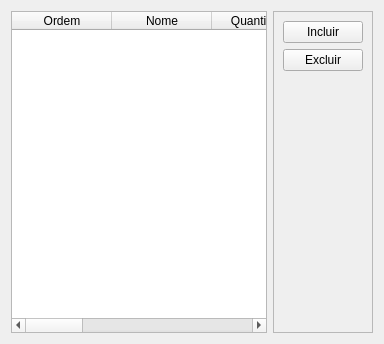
                <widget class="QWidget" name="ingredientes_receita_aba">
                 <attribute name="title">
                  <string>Ingredientes</string>
                 </attribute>
                 <layout class="QHBoxLayout" name="horizontalLayout_6">
                  <item>
                   <widget class="QTableWidget" name="tableWidget">
                    <column>
                     <property name="text">
                      <string>Ordem</string>
                     </property>
                    </column>
                    <column>
                     <property name="text">
                      <string>Nome</string>
                     </property>
                    </column>
                    <column>
                     <property name="text">
                      <string>Quantidade</string>
                     </property>
                    </column>
                    <column>
                     <property name="text">
                      <string>Tipo</string>
                     </property>
                    </column>
                    <column>
                     <property name="text">
                      <string>New Column</string>
                     </property>
                    </column>
                    <column>
                     <property name="text">
                      <string>IBU%</string>
                     </property>
                    </column>
                    <column>
                     <property name="text">
                      <string>Métrica</string>
                     </property>
                    </column>
                    <column>
                     <property name="text">
                      <string>Momento</string>
                     </property>
                    </column>
                   </widget>
                  </item>
                  <item>
                   <widget class="QFrame" name="frame_7">
                    <property name="frameShape">
                     <enum>QFrame::StyledPanel</enum>
                    </property>
                    <property name="frameShadow">
                     <enum>QFrame::Raised</enum>
                    </property>
                    <layout class="QVBoxLayout" name="verticalLayout_21">
                     <item>
                      <widget class="QPushButton" name="pushButton">
                       <property name="text">
                        <string>Incluir</string>
                       </property>
                      </widget>
                     </item>
                     <item>
                      <widget class="QPushButton" name="pushButton_2">
                       <property name="text">
                        <string>Excluir</string>
                       </property>
                      </widget>
                     </item>
                     <item>
                      <spacer name="verticalSpacer_4">
                       <property name="orientation">
                        <enum>Qt::Vertical</enum>
                       </property>
                       <property name="sizeHint" stdset="0">
                        <size>
                         <width>20</width>
                         <height>252</height>
                        </size>
                       </property>
                      </spacer>
                     </item>
                    </layout>
                   </widget>
                  </item>
                 </layout>
                </widget>
